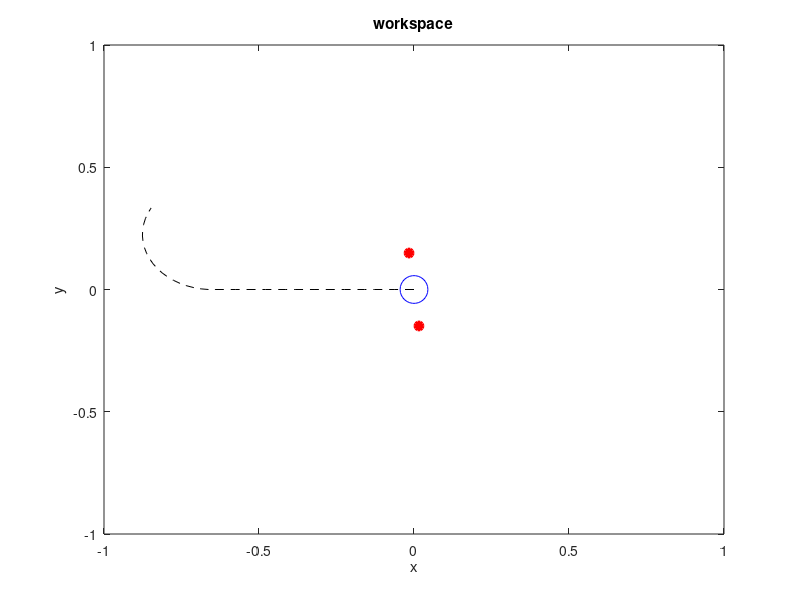

Here is the MATLAB script that generated this plot: (Note: this script raises an error after producing the figure.)
clc;close all;clear all;
%% programed by: Nguyen Minh Hoang

%  Declare parameters
rR=0.075;
rL=rR;
b=0.3/2;
W=0.15;
tf=1;
% initial conditions
phi0=0;
x0=0;
y0=0;
% time vector and time increment
t=linspace(0,tf,60);
dt=t(2)-t(1);


x=zeros(1,length(t));
y=zeros(1,length(t));
phi=zeros(1,length(t));

phi(1)=phi0;
x(1)=x0;
y(1)=y0;

% command signals (in RPM)
ind1=find(t<=max(t)/3);% 1
ind2=find((t>max(t)/3)&(t<=2*max(t)/3));% 2
ind3=find((t>2*max(t)/3)&(t<=max(t)));%3 
vec=ones(1,length(t));

thedotR=[-240*(2*pi/60)*(vec(ind1)) -240*(2*pi/60)*(vec(ind1)),-120*(2*pi/60)*(vec(ind1))];
thedotL=[-240*(2*pi/60)*(vec(ind1)) -120*(2*pi/60)*(vec(ind1)),120*(2*pi/60)*(vec(ind1))];

% update loop
for i=2:length(t)
    % Jacobian matrix
    J=[ rR*cos(phi(i-1))/2, rL*cos(phi(i-1))/2;...
        rR*sin(phi(i-1))/2, rL*sin(phi(i-1))/2;...
        rR/W              , -rL/W ];
    deltapose=dt*J*[thedotR(i-1);thedotL(i-1)];
    x(i)=x(i-1)+deltapose(1);
    y(i)=y(i-1)+deltapose(2);
    phi(i)=phi(i-1)+deltapose(3);
end

% plot and animation


figure(1);
plot(x,y,'k--');
title('workspace')
xlabel('x')
ylabel('y')
hold on;
wls=[0 0;-W W];
wlsrot=[cos(phi(i)),-sin(phi(i));sin(phi(i)),cos(phi(i))]*wls;
h1=plot(wlsrot(1,1)+x(1),wlsrot(2,1)+y(1),'ro','LineWidth',2,'MarkerFaceColor','r');
h2=plot(wlsrot(1,2)+x(1),wlsrot(2,2)+y(1),'ro','LineWidth',2,'MarkerFaceColor','r');
h3=plot(x(1),y(1),'bo','MarkerSize',20);
axis([-1 1 -1 1]);
text(x(1),y(1),['\fontsize{5}','S:(' , num2str(x(1),1.5), ', ', num2str(y(1),1.5),')']);
grid on;
text(x(i),y(i),['\fontsize{5}','E:(' , num2str(x(i),1.5), ', ', num2str(y(i),1.5),')']);


figure(3);
plot(t,thedotR,'b','linewidth',1.5);
hold on;
plot(t,thedotL,'r','linewidth',1.5);
xlabel('t(hours)');
ylabel('m/hours');
grid on;
legend('v_r','v_l');
title('angular velocities of the wheels');

figure(2);
plot(t,phi,'b','linewidth',1.5);
xlabel('t(hours)');
ylabel('rad');
legend('phi');
grid on;
title('angle of the robot chassis');
for i=2:length(t)
    wlsrot=[cos(phi(i)),-sin(phi(i));sin(phi(i)),cos(phi(i))]*wls;
    set(h1,'XData',wlsrot(1,1)+x(i));
    set(h1,'YData',wlsrot(2,1)+y(i));
    set(h2,'XData',wlsrot(1,2)+x(i));
    set(h2,'YData',wlsrot(2,2)+y(i));
    set(h3,'XData',x(i));
    set(h3,'YData',y(i));
    hold on;
    grid on;
    drawnow;
    pause(0.1);
end